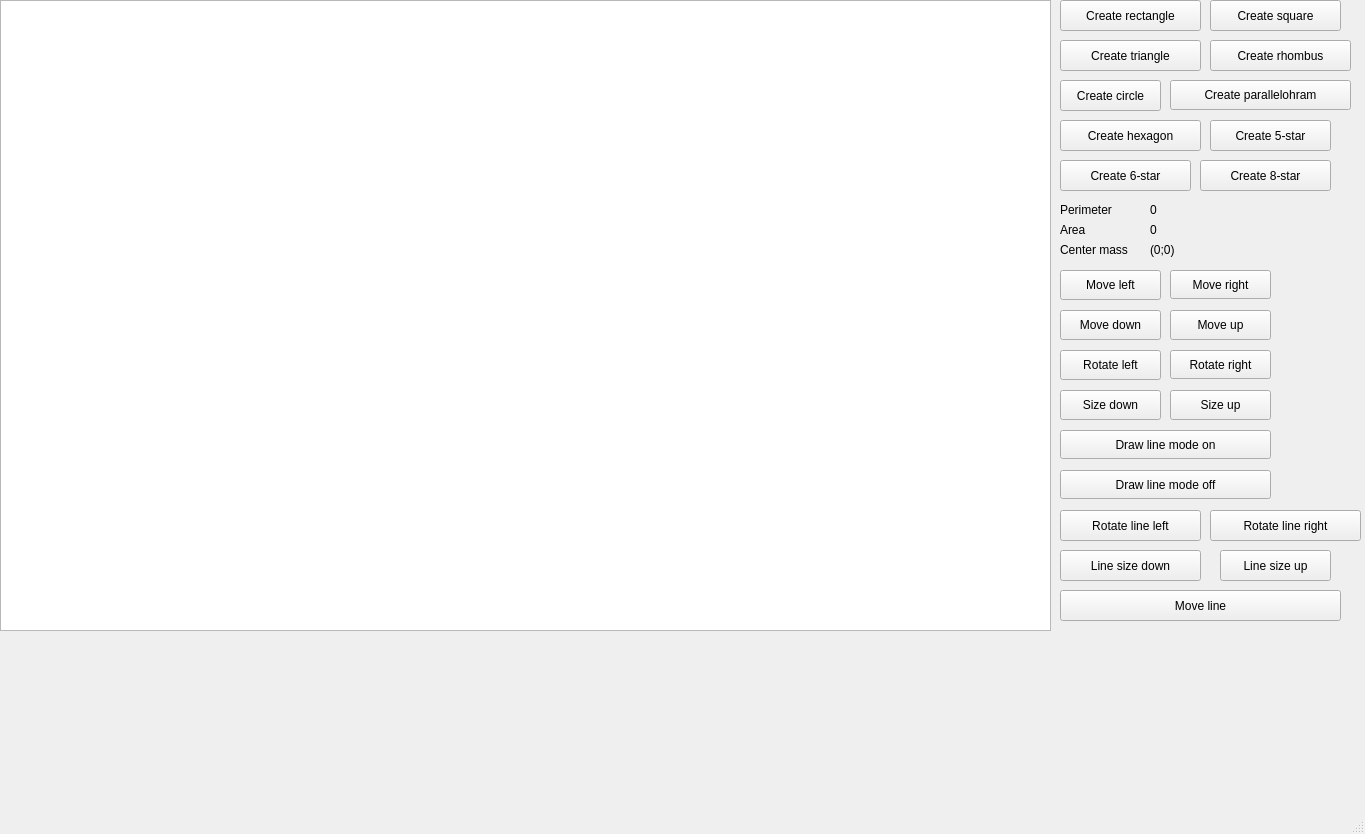
<?xml version="1.0" encoding="UTF-8"?>
<ui version="4.0">
 <class>MainWindow</class>
 <widget class="QMainWindow" name="MainWindow">
  <property name="geometry">
   <rect>
    <x>0</x>
    <y>0</y>
    <width>1365</width>
    <height>834</height>
   </rect>
  </property>
  <property name="windowTitle">
   <string>MainWindow</string>
  </property>
  <widget class="QWidget" name="centralwidget">
   <widget class="QPushButton" name="pushButton_triangle">
    <property name="geometry">
     <rect>
      <x>1060</x>
      <y>40</y>
      <width>141</width>
      <height>31</height>
     </rect>
    </property>
    <property name="text">
     <string>Create triangle</string>
    </property>
   </widget>
   <widget class="QPushButton" name="pushButton_square">
    <property name="geometry">
     <rect>
      <x>1210</x>
      <y>0</y>
      <width>131</width>
      <height>31</height>
     </rect>
    </property>
    <property name="text">
     <string>Create square</string>
    </property>
   </widget>
   <widget class="QPushButton" name="pushButton_rhombus">
    <property name="geometry">
     <rect>
      <x>1210</x>
      <y>40</y>
      <width>141</width>
      <height>31</height>
     </rect>
    </property>
    <property name="text">
     <string>Create rhombus</string>
    </property>
   </widget>
   <widget class="QPushButton" name="pushButton_circle">
    <property name="geometry">
     <rect>
      <x>1060</x>
      <y>80</y>
      <width>101</width>
      <height>31</height>
     </rect>
    </property>
    <property name="text">
     <string>Create circle</string>
    </property>
   </widget>
   <widget class="QPushButton" name="pushButton_star5">
    <property name="geometry">
     <rect>
      <x>1210</x>
      <y>120</y>
      <width>121</width>
      <height>31</height>
     </rect>
    </property>
    <property name="text">
     <string>Create 5-star</string>
    </property>
   </widget>
   <widget class="QPushButton" name="pushButton_star6">
    <property name="geometry">
     <rect>
      <x>1060</x>
      <y>160</y>
      <width>131</width>
      <height>31</height>
     </rect>
    </property>
    <property name="text">
     <string>Create 6-star</string>
    </property>
   </widget>
   <widget class="QPushButton" name="pushButton_star8">
    <property name="geometry">
     <rect>
      <x>1200</x>
      <y>160</y>
      <width>131</width>
      <height>31</height>
     </rect>
    </property>
    <property name="text">
     <string>Create 8-star</string>
    </property>
   </widget>
   <widget class="QPushButton" name="pushButton_rectangle">
    <property name="geometry">
     <rect>
      <x>1060</x>
      <y>0</y>
      <width>141</width>
      <height>31</height>
     </rect>
    </property>
    <property name="text">
     <string>Create rectangle</string>
    </property>
   </widget>
   <widget class="QPushButton" name="pushButton_parallel">
    <property name="geometry">
     <rect>
      <x>1170</x>
      <y>80</y>
      <width>181</width>
      <height>30</height>
     </rect>
    </property>
    <property name="text">
     <string>Create parallelohram</string>
    </property>
   </widget>
   <widget class="QPushButton" name="pushButton_hexagon">
    <property name="geometry">
     <rect>
      <x>1060</x>
      <y>120</y>
      <width>141</width>
      <height>31</height>
     </rect>
    </property>
    <property name="text">
     <string>Create hexagon</string>
    </property>
   </widget>
   <widget class="QPushButton" name="pushButton_sizeup">
    <property name="geometry">
     <rect>
      <x>1170</x>
      <y>390</y>
      <width>101</width>
      <height>30</height>
     </rect>
    </property>
    <property name="text">
     <string>Size up</string>
    </property>
   </widget>
   <widget class="QPushButton" name="pushButton_sizedown">
    <property name="geometry">
     <rect>
      <x>1060</x>
      <y>390</y>
      <width>101</width>
      <height>30</height>
     </rect>
    </property>
    <property name="text">
     <string>Size down</string>
    </property>
   </widget>
   <widget class="QLabel" name="Perimeter">
    <property name="geometry">
     <rect>
      <x>1150</x>
      <y>200</y>
      <width>81</width>
      <height>20</height>
     </rect>
    </property>
    <property name="text">
     <string>0</string>
    </property>
   </widget>
   <widget class="QLabel" name="Area">
    <property name="geometry">
     <rect>
      <x>1150</x>
      <y>220</y>
      <width>71</width>
      <height>20</height>
     </rect>
    </property>
    <property name="text">
     <string>0</string>
    </property>
   </widget>
   <widget class="QLabel" name="CenterMass">
    <property name="geometry">
     <rect>
      <x>1150</x>
      <y>240</y>
      <width>81</width>
      <height>20</height>
     </rect>
    </property>
    <property name="text">
     <string>(0;0)</string>
    </property>
   </widget>
   <widget class="QLabel" name="label">
    <property name="geometry">
     <rect>
      <x>1060</x>
      <y>200</y>
      <width>81</width>
      <height>20</height>
     </rect>
    </property>
    <property name="text">
     <string>Perimeter</string>
    </property>
   </widget>
   <widget class="QLabel" name="label_2">
    <property name="geometry">
     <rect>
      <x>1060</x>
      <y>220</y>
      <width>71</width>
      <height>20</height>
     </rect>
    </property>
    <property name="text">
     <string>Area</string>
    </property>
   </widget>
   <widget class="QLabel" name="label_3">
    <property name="geometry">
     <rect>
      <x>1060</x>
      <y>240</y>
      <width>81</width>
      <height>20</height>
     </rect>
    </property>
    <property name="text">
     <string>Center mass</string>
    </property>
   </widget>
   <widget class="QPushButton" name="pushButton_moveup">
    <property name="geometry">
     <rect>
      <x>1170</x>
      <y>310</y>
      <width>101</width>
      <height>30</height>
     </rect>
    </property>
    <property name="text">
     <string>Move up</string>
    </property>
   </widget>
   <widget class="QPushButton" name="pushButton_movedown">
    <property name="geometry">
     <rect>
      <x>1060</x>
      <y>310</y>
      <width>101</width>
      <height>30</height>
     </rect>
    </property>
    <property name="text">
     <string>Move down</string>
    </property>
   </widget>
   <widget class="QPushButton" name="pushButton_moveleft">
    <property name="geometry">
     <rect>
      <x>1060</x>
      <y>270</y>
      <width>101</width>
      <height>30</height>
     </rect>
    </property>
    <property name="text">
     <string>Move left</string>
    </property>
   </widget>
   <widget class="QPushButton" name="pushButton_moveright">
    <property name="geometry">
     <rect>
      <x>1170</x>
      <y>270</y>
      <width>101</width>
      <height>29</height>
     </rect>
    </property>
    <property name="text">
     <string>Move right</string>
    </property>
   </widget>
   <widget class="QPushButton" name="pushButton_rotleft">
    <property name="geometry">
     <rect>
      <x>1060</x>
      <y>350</y>
      <width>101</width>
      <height>30</height>
     </rect>
    </property>
    <property name="text">
     <string>Rotate left</string>
    </property>
   </widget>
   <widget class="QPushButton" name="pushButton_rotright">
    <property name="geometry">
     <rect>
      <x>1170</x>
      <y>350</y>
      <width>101</width>
      <height>29</height>
     </rect>
    </property>
    <property name="text">
     <string>Rotate right</string>
    </property>
   </widget>
   <widget class="QPushButton" name="pushButton_drawlineon">
    <property name="geometry">
     <rect>
      <x>1060</x>
      <y>430</y>
      <width>211</width>
      <height>29</height>
     </rect>
    </property>
    <property name="text">
     <string>Draw line mode on</string>
    </property>
   </widget>
   <widget class="QPushButton" name="pushButton_drawlineoff">
    <property name="geometry">
     <rect>
      <x>1060</x>
      <y>470</y>
      <width>211</width>
      <height>29</height>
     </rect>
    </property>
    <property name="text">
     <string>Draw line mode off</string>
    </property>
   </widget>
   <widget class="QGraphicsView" name="graphicsView">
    <property name="geometry">
     <rect>
      <x>0</x>
      <y>0</y>
      <width>1051</width>
      <height>631</height>
     </rect>
    </property>
   </widget>
   <widget class="QPushButton" name="pushButton_rotlinel">
    <property name="geometry">
     <rect>
      <x>1060</x>
      <y>510</y>
      <width>141</width>
      <height>31</height>
     </rect>
    </property>
    <property name="text">
     <string>Rotate line left</string>
    </property>
   </widget>
   <widget class="QPushButton" name="pushButton_rotliner">
    <property name="geometry">
     <rect>
      <x>1210</x>
      <y>510</y>
      <width>151</width>
      <height>31</height>
     </rect>
    </property>
    <property name="text">
     <string>Rotate line right</string>
    </property>
   </widget>
   <widget class="QPushButton" name="pushButton_moveline">
    <property name="geometry">
     <rect>
      <x>1060</x>
      <y>590</y>
      <width>281</width>
      <height>31</height>
     </rect>
    </property>
    <property name="text">
     <string>Move line</string>
    </property>
   </widget>
   <widget class="QPushButton" name="pushButton_sizelinedown">
    <property name="geometry">
     <rect>
      <x>1060</x>
      <y>550</y>
      <width>141</width>
      <height>31</height>
     </rect>
    </property>
    <property name="text">
     <string>Line size down</string>
    </property>
   </widget>
   <widget class="QPushButton" name="pushButton_sizelineup">
    <property name="geometry">
     <rect>
      <x>1220</x>
      <y>550</y>
      <width>111</width>
      <height>31</height>
     </rect>
    </property>
    <property name="text">
     <string>Line size up</string>
    </property>
   </widget>
  </widget>
  <widget class="QMenuBar" name="menubar">
   <property name="geometry">
    <rect>
     <x>0</x>
     <y>0</y>
     <width>1365</width>
     <height>26</height>
    </rect>
   </property>
  </widget>
  <widget class="QStatusBar" name="statusbar"/>
 </widget>
 <resources/>
 <connections/>
</ui>
